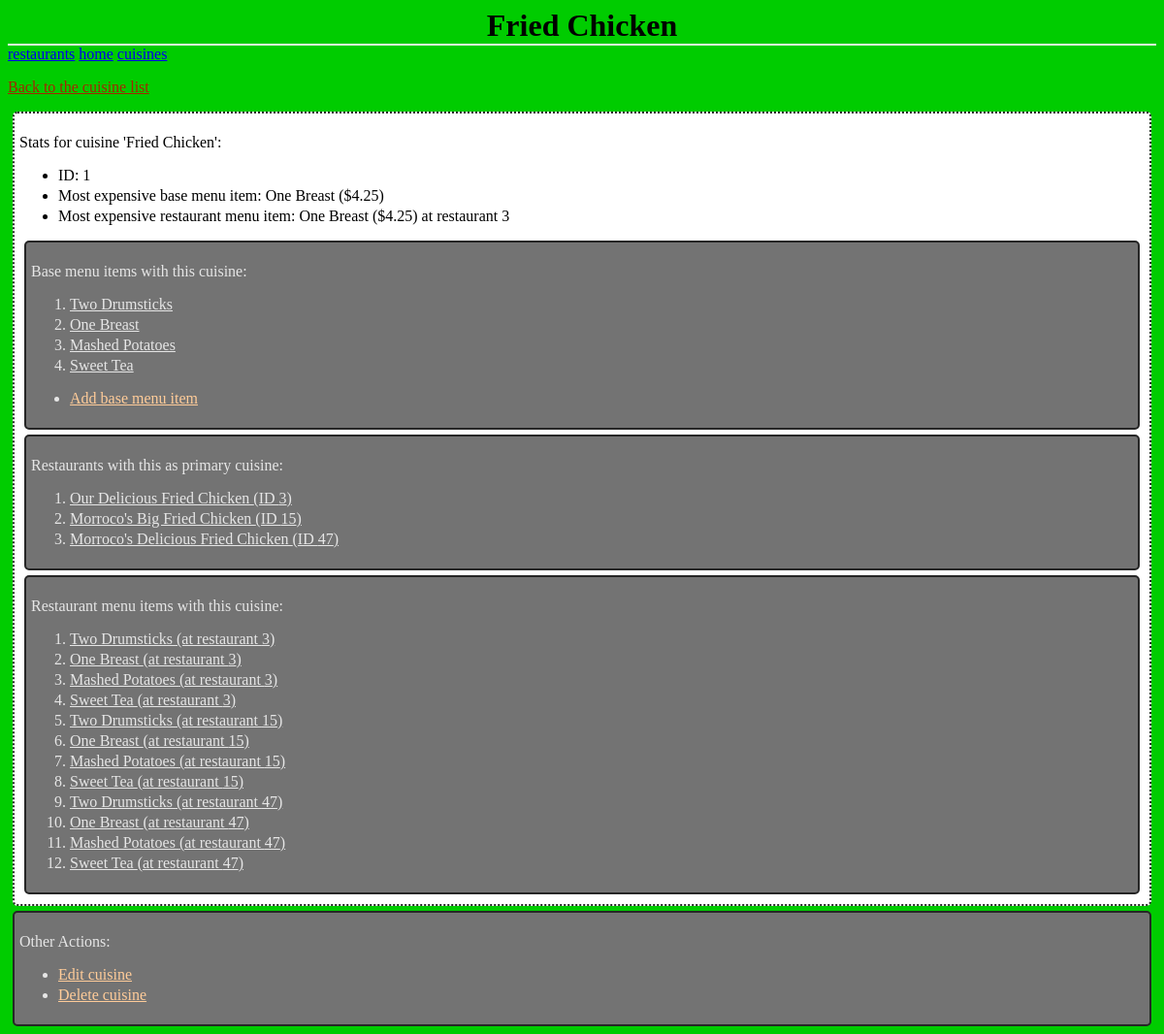
The app's page /cuisines/1/, older data.
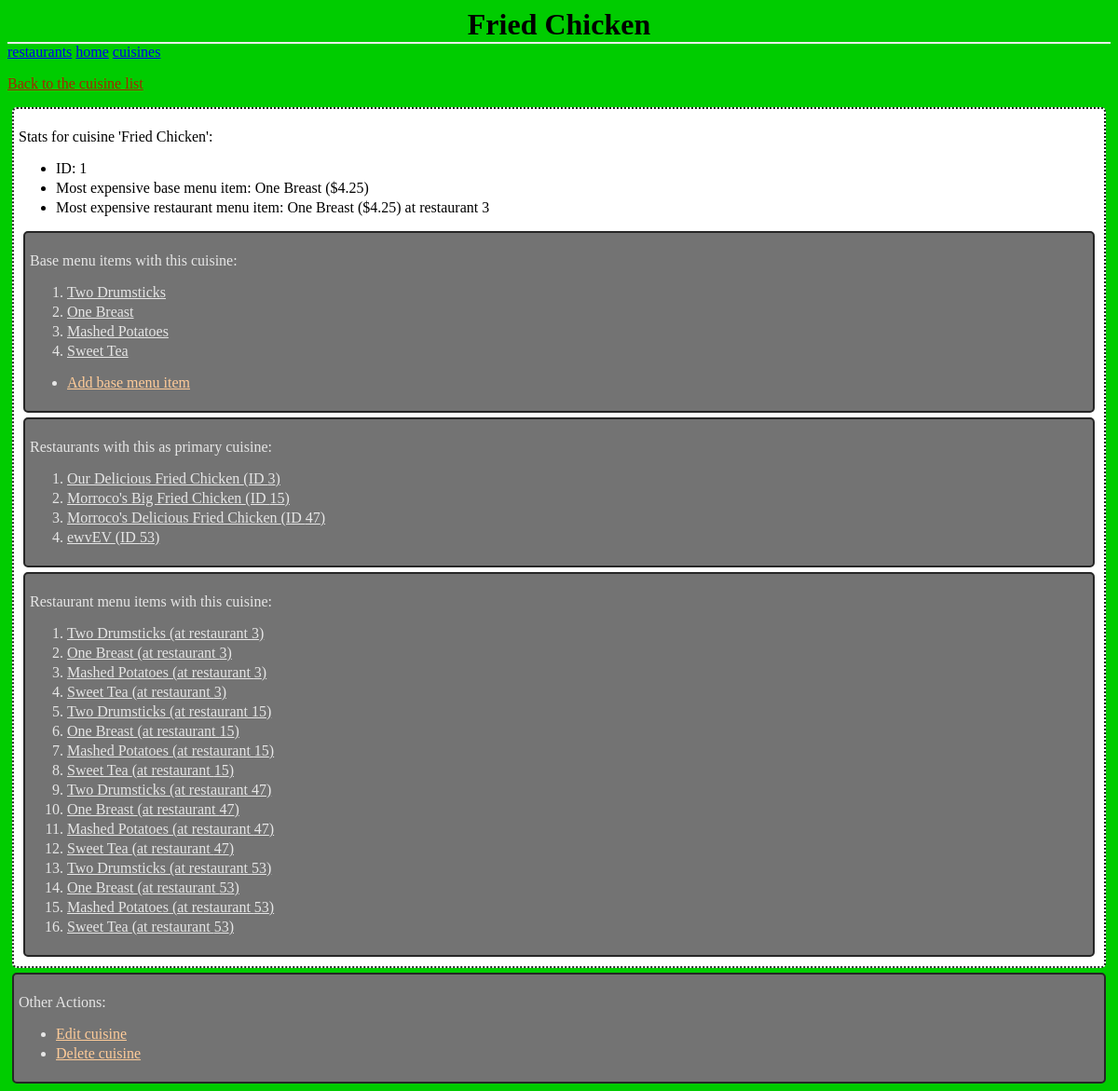
The same page, newer data.
### database_setup.py (models this page shows, shortened)
class Cuisine(Base):
	__tablename__ = 'cuisine'
	id = Column(Integer, primary_key=True)
	name = Column(String(80), nullable=False, unique=True)

class BaseMenuItem(Base):
	__tablename__ = 'base_menu_item'
	name = Column(String(80), nullable=False, unique=True)
	id = Column(Integer, primary_key=True)
	description = Column(String(250))
	price = Column(String(8))
	course = Column(String(250))
	cuisine_id = Column(Integer, ForeignKey('cuisine.id'))
	cuisine = relationship(Cuisine)

class RestaurantMenuItem(Base):
	__tablename__ = 'restaurant_menu_item'
	name = Column(String(80), nullable=False)
	id = Column(Integer, primary_key=True)
	description = Column(String(250))
	price = Column(String(8))
	course = Column(String(250))
	restaurant_id = Column(Integer, ForeignKey('restaurant.id'))
	baseMenuItem_id = Column(Integer, ForeignKey('base_menu_item.id'))
	restaurant = relationship(Restaurant)
	baseMenuItem = relationship(BaseMenuItem)

class Restaurant(Base):
	__tablename__ = 'restaurant'
	id = Column(Integer, primary_key=True)
	name = Column(String(250), nullable=False)
	cuisine_id = Column(Integer, ForeignKey('cuisine.id'))
	user_id = Column(Integer, ForeignKey('user.id'))
	cuisine = relationship(Cuisine)
	user = relationship(User)

### project.py (the view)
@app.route('/cuisines/<int:cuisine_id>/')
def cuisine(cuisine_id):
        cuisine = RestaurantManager.getCuisine(cuisine_id=cuisine_id)
        restaurants = RestaurantManager.getRestaurants(cuisine_id=cuisine_id)
        baseMenuItems = RestaurantManager.\
                        getBaseMenuItems(cuisine_id=cuisine_id)
        restaurantMenuItems = RestaurantManager.\
                              getRestaurantMenuItems(cuisine_id=cuisine_id)
        if len(baseMenuItems) > 0:
            mostExpensiveBaseMenuItem = baseMenuItems[0]
            for item in baseMenuItems:
                if item.price > mostExpensiveBaseMenuItem.price:
                    mostExpensiveBaseMenuItem = item
        else:
            mostExpensiveBaseMenuItem = RestaurantManager.getBaseMenuItem(-1)
            mostExpensiveBaseMenuItem.name = "N/A"
            mostExpensiveBaseMenuItem.price = "N/A"
        if len(restaurantMenuItems) > 0:
            mostExpensiveRestaurantMenuItem = restaurantMenuItems[0]
            for item in restaurantMenuItems:
                if item.price > mostExpensiveRestaurantMenuItem.price:
                    mostExpensiveRestaurantMenuItem = item
        else:
            mostExpensiveRestaurantMenuItem = RestaurantManager.getBaseMenuItem(-1)
            mostExpensiveRestaurantMenuItem.name = "N/A"
            mostExpensiveRestaurantMenuItem.price = "N/A"
        return render_template("Cuisine.html",
                               cuisine=cuisine,
                               mostExpensiveBaseMenuItem=mostExpensiveBaseMenuItem,
                               mostExpensiveRestaurantMenuItem=mostExpensiveRestaurantMenuItem,
                               restaurants=restaurants,
                               baseMenuItems=baseMenuItems,
                               restaurantMenuItems=restaurantMenuItems)

### RestaurantManager.py (called while the page is built)
def getRestaurantDBSession():
    engine = create_engine('sqlite:///restaurants.db')
    Base.metadata.bind = engine
    DBSession = sessionmaker(bind=engine)
    session = DBSession()
    return session

def getRestaurants(cuisine_id=None):
    session = getRestaurantDBSession()
    if cuisine_id is not None:
        restaurants = session.query(Restaurant).\
                      filter_by(cuisine_id=cuisine_id).all()
    else:
        restaurants = session.query(Restaurant).\
                      order_by(Restaurant.id).all()
    session.close()
    return restaurants

def getBaseMenuItems(cuisine_id=None):
    session = getRestaurantDBSession()
    if cuisine_id is not None:
        baseMenuItems = session.query(BaseMenuItem).\
                        filter_by(cuisine_id=cuisine_id).all()
    else:
        baseMenuItems = session.query(BaseMenuItem).\
                        order_by(BaseMenuItem.id).all()
    session.close()
    return baseMenuItems

def getCuisine(cuisine_id=None, name=None):
    session = getRestaurantDBSession()
    if cuisine_id is not None:
        cuisine  = session.query(Cuisine).filter_by(id=cuisine_id).first()
    elif name is not None:
        cuisine = session.query(Cuisine).filter_by(name=name).first()
    session.close()
    return cuisine

### templates/Cuisine.html (shortened to what this page needs)
<html>
<head>
	<link rel=stylesheet type=text/css href="{{url_for('static',
											           filename='Cuisines.css')}}">
</head>
<body>
	<h1 class='header'>
		{{cuisine.name}}
	</h1>
	<div class='homeLinks'>
		<a href="{{url_for('restaurants')}}">restaurants</a>
		<a href="{{url_for('restaurantManagerIndex')}}">home</a>
		<a href="{{url_for('cuisines')}}">cuisines</a>
	</div>
	<p>
		<a class='backLink' href="{{url_for('cuisines')}}">
			Back to the cuisine list
		</a>
	</p>
	<div class='stats'>
		<p>Stats for cuisine '{{cuisine.name}}':</p>
		<ul>
			<li>ID: {{cuisine.id}}</li>
			<li>Most expensive base menu item: {{mostExpensiveBaseMenuItem.name}}
				({{mostExpensiveBaseMenuItem.price}})</li>
			<li>Most expensive restaurant menu item:
				{{mostExpensiveRestaurantMenuItem.name}}
				({{mostExpensiveRestaurantMenuItem.price}}) at
				restaurant {{mostExpensiveRestaurantMenuItem.restaurant_id}}</li>
		</ul>
		<div class='list'>
		<p>
			Base menu items with this cuisine:
		</p>
		<ol>
			{% for item in baseMenuItems %}
			<li>
			<a class='forwardLink' href="{{url_for('baseMenuItem',
							   cuisine_id=cuisine.id,
							   baseMenuItem_id=item.id)}}">
				{{item.name}}</a>
			</li>
			{% endfor %}
		</ol>
		<ul>
			<li><a class='actionLink' href="{{url_for('addBaseMenuItem',
							   	   cuisine_id=cuisine.id)}}">
				Add base menu item</a>
			</li>
		</ul>
		</div>
		<div class='list'>
		<p>
			Restaurants with this as primary cuisine:
		</p>
		<ol>
			{% for restaurant in restaurants %}
			<li>
			<a class='forwardLink' href="{{url_for('restaurant',
							   restaurant_id=restaurant.id)}}">
				{{restaurant.name}} (ID {{restaurant.id}})</a>
			</li>
			{% endfor %}
		</ol>
		</div>
		<div class='list'>
		<p>
			Restaurant menu items with this cuisine:
		</p>
		<ol>
			{% for item in restaurantMenuItems %}
			<li>
			<a class='forwardLink' href="{{url_for('restaurantMenuItem',
							   restaurant_id=item.restaurant_id,
							   restaurantMenuItem_id=item.id)}}">
				{{item.name}} (at restaurant {{item.restaurant_id}})</a>
			</li>
			{% endfor %}
		</ol>
		</div>
	</div>
	<div class='list'>
	<p>Other Actions:</p>
	<ul>
		<li><a class='actionLink' href="{{url_for('editCuisine',
							   cuisine_id=cuisine.id)}}">
			Edit cuisine</a>
		</li>
		<li><a class='actionLink' href="{{url_for('deleteCuisine',
							   cuisine_id=cuisine.id)}}">
			Delete cuisine</a>
		</li>
	</ul>
	</div>
</body>
</html>

### static/Cuisines.css (style rules this page uses)
body { font-family: serif; background-color: #00cc00 }
li { margin: 0 0 3px 0; }
.header { left: 50%; text-align: center; font-family: 'Georgia', serif; border-bottom: 2px solid #eee; margin: 0; }
.list { border: 2px solid; border-radius: 5px; padding: 5px; margin: 5px; border-color: #262626; background-color: #737373; color: #e6e6e6; }
.stats { border: 2px dotted; border-radius: 5px; padding: 5px; margin: 5px; border-color: #262626; background-color: #ffffff; color: #000000; }
.backLink { color: #a52600; }
.actionLink { color: #ffcc99; }
.forwardLink { color: #e6e6e6; }

Row changes from the older to the newer data that the page shows:
added Restaurant: name "ewvEV", id "53"
added RestaurantMenuItem: name "Two Drumsticks", restaurant_id "53"
added RestaurantMenuItem: name "One Breast", restaurant_id "53"
added RestaurantMenuItem: name "Mashed Potatoes", restaurant_id "53"
added RestaurantMenuItem: name "Sweet Tea", restaurant_id "53"
